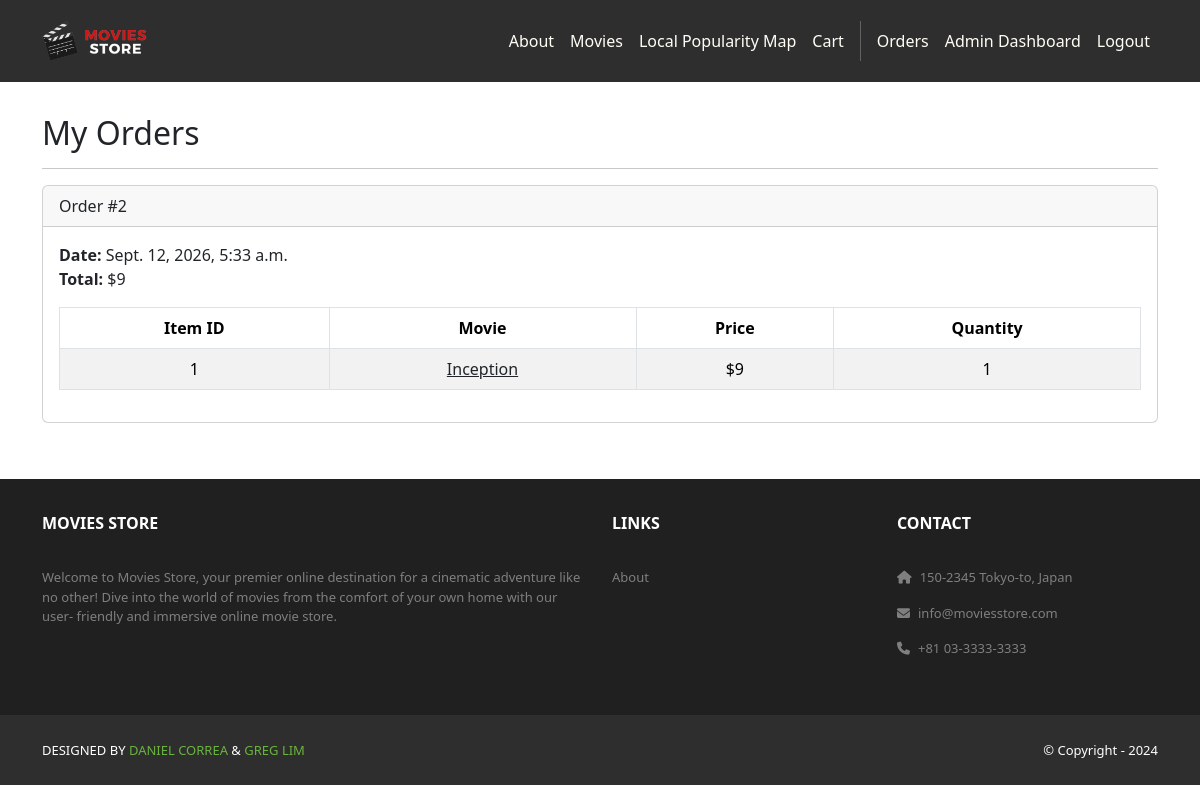
The app's page /accounts/orders/ (signed in), older data.
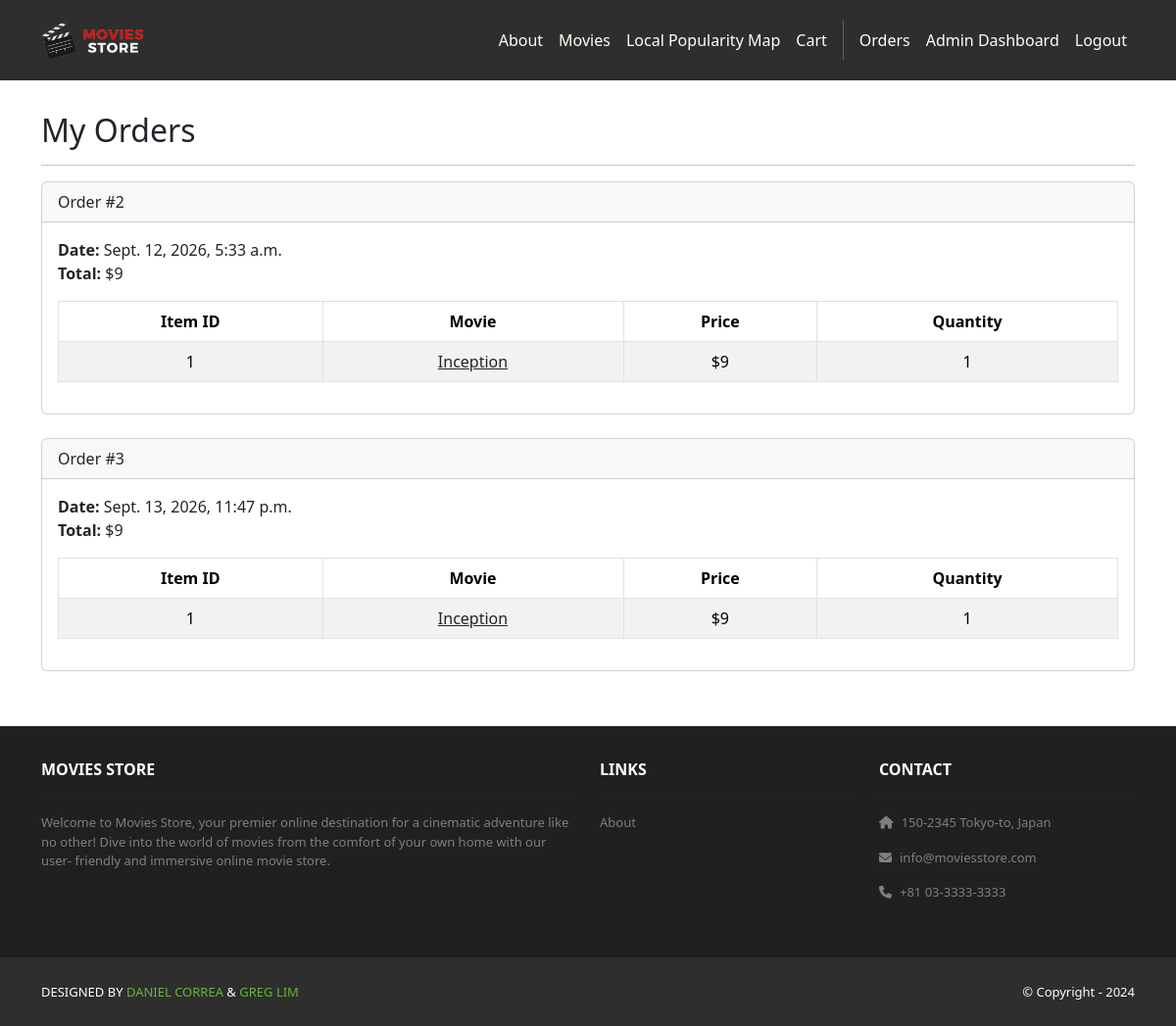
The same page, newer data.
### cart/models.py (models this page shows, shortened)
class Order(models.Model):
    id = models.AutoField(primary_key=True)
    total = models.IntegerField()
    date = models.DateTimeField(auto_now_add=True)
    user = models.ForeignKey(User,
        on_delete=models.CASCADE)
    region = models.CharField(
        max_length=20,
        choices=REGION_CHOICES,
        blank=True,
        default=""
    )

class Item(models.Model):
    id = models.AutoField(primary_key=True)
    price = models.IntegerField()
    quantity = models.IntegerField()
    order = models.ForeignKey(Order,
        on_delete=models.CASCADE)
    movie = models.ForeignKey(Movie,
        on_delete=models.CASCADE)

### movies/models.py (models this page shows, shortened)
class Movie(models.Model):
    id = models.AutoField(primary_key=True)
    name = models.CharField(max_length=255)
    price = models.IntegerField()
    description = models.TextField()
    image = models.ImageField(upload_to='movies_images/')

### accounts/views.py (the view)
# urls.py: path('orders/', views.orders, name = 'accounts.orders'),
@login_required
def orders(request):
    template_data = {}
    template_data['title'] = 'Orders'
    template_data['orders'] = request.user.order_set.all()
    return render(request, 'accounts/orders.html',
        {'template_data': template_data})

### accounts/templates/accounts/orders.html
{% extends 'base.html' %}
{% block content %}
<div class="p-3">
  <div class="container">
    <div class="row mt-3">
      <div class="col mx-auto mb-3">
        <h2>My Orders</h2>
        <hr />
        {% for order in template_data.orders %}
        <div class="card mb-4">
          <div class="card-header">
            Order #{{ order.id }}
          </div>
          <div class="card-body">
            <b>Date:</b> {{ order.date }}<br />
            <b>Total:</b> ${{ order.total }}<br />
            <table class="table table-bordered
              table-striped text-center mt-3">
              <thead>
                <tr>
                  <th scope="col">Item ID</th>
                  <th scope="col">Movie</th>
                  <th scope="col">Price</th>
                  <th scope="col">Quantity</th>
                </tr>
              </thead>
              <tbody>
                {% for item in order.item_set.all %}
                <tr>
                  <td>{{ item.movie.id }}</td>
                  <td>
                    <a class="link-dark"
                      href="{% url 'movies.show'
                      id=item.movie.id %}">
                      {{ item.movie.name }}
                    </a>
                  </td>
                  <td>${{ item.movie.price }}</td>
                  <td>{{ item.quantity }}</td>
                </tr>
                {% endfor %}
              </tbody>
            </table>
          </div>
        </div>
        {% endfor %}
      </div>
    </div>
  </div>
</div>
{% endblock content %}

Row changes from the older to the newer data that the page shows:
added Order: id "3", date "Sept. 13, 2026, 11:47 p.m.", total "9"
added Item: movie.id "1", movie.name "Inception", movie.price "9", quantity "1", shown under "3"
